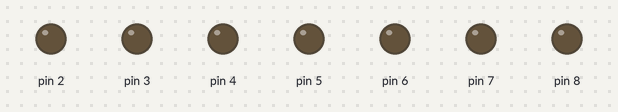
A sketch run on a simulated Arduino Uno, built with avr-gcc and run on an emulated ATmega328P. Parts: output pins drawn as LEDs (lit = HIGH).

Above: at 0.5 s.
At 1.5 s:
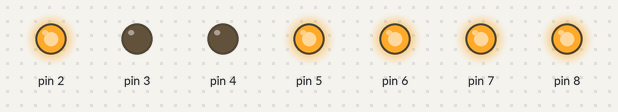
At 3.5 s:
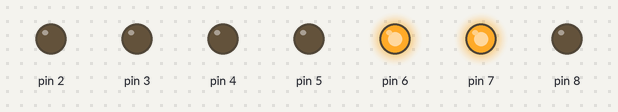
At 6.5 s:
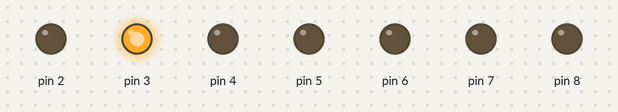
At 9.5 s:
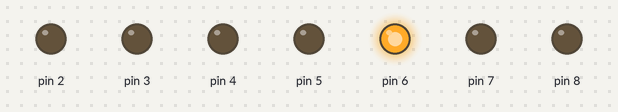
At 12.5 s:
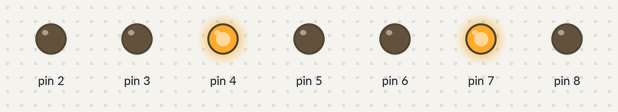
Timing chart, 0 to 13.0 s (numbered marks = the images above):
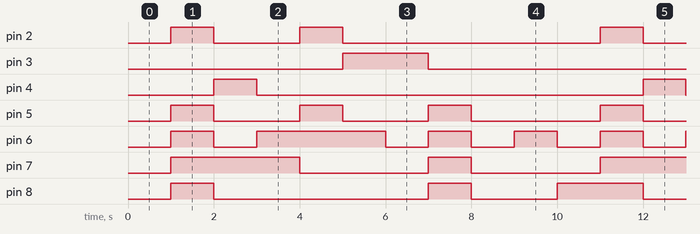

Measured:
- by itself, pin 2: repeats every 10.0 s: LOW 2.0 s, HIGH 1.0 s, LOW 6.0 s, HIGH 1.0 s
- by itself, pin 3: alternates HIGH for 2.0 s and LOW for 8.0 s
- by itself, pin 4: alternates HIGH for 1.0 s and LOW for 9.0 s
- by itself, pin 5: repeats every 10.0 s: 2 × (LOW 2.0 s, HIGH 1.0 s), LOW 3.0 s, HIGH 1.0 s
- by itself, pin 6: repeats every 10.0 s: LOW 1.0 s, HIGH 3.0 s, 3 × (LOW 1.0 s, HIGH 1.0 s)
- by itself, pin 7: repeats every 10.0 s: LOW 3.0 s, HIGH 1.0 s, LOW 3.0 s, HIGH 3.0 s
- by itself, pin 8: repeats every 10.0 s: LOW 5.0 s, HIGH 1.0 s, LOW 2.0 s, HIGH 2.0 s

The sketch:

7_seg___0_to_9__.ino
```cpp
int num;
bool state;
void setup() {
  pinMode(2,OUTPUT);
  pinMode(3,OUTPUT);
  pinMode(4,OUTPUT);
  pinMode(5,OUTPUT);
  pinMode(6,OUTPUT);
  pinMode(7,OUTPUT);
  pinMode(8,OUTPUT);
}

void loop() {
    num++;
    delay(1000);
  if(num>9)num=0;

switch(num){
  case 0:
  digitalWrite(2,LOW);
  digitalWrite(3,LOW);
  digitalWrite(4,LOW);
  digitalWrite(5,LOW);
  digitalWrite(6,LOW);
  digitalWrite(7,LOW);
  digitalWrite(8,HIGH);
  break;
    case 1:
  digitalWrite(2,HIGH);
  digitalWrite(3,LOW);
  digitalWrite(4,LOW);
  digitalWrite(5,HIGH);
  digitalWrite(6,HIGH);
  digitalWrite(7,HIGH);
  digitalWrite(8,HIGH);
  break;
  case 2:
  digitalWrite(2,LOW);
  digitalWrite(3,LOW);
  digitalWrite(4,HIGH);
  digitalWrite(5,LOW);
  digitalWrite(6,LOW);
  digitalWrite(7,HIGH);
  digitalWrite(8,LOW);
  break;
    case 3:
  digitalWrite(2,LOW);
  digitalWrite(3,LOW);
  digitalWrite(4,LOW);
  digitalWrite(5,LOW);
  digitalWrite(6,HIGH);
  digitalWrite(7,HIGH);
  digitalWrite(8,LOW);
  break;
    case 4:
  digitalWrite(2,HIGH);
  digitalWrite(3,LOW);
  digitalWrite(4,LOW);
  digitalWrite(5,HIGH);
  digitalWrite(6,HIGH);
  digitalWrite(7,LOW);
  digitalWrite(8,LOW);
  break;
    case 5:
  digitalWrite(2,LOW);
  digitalWrite(3,HIGH);
  digitalWrite(4,LOW);
  digitalWrite(5,LOW);
  digitalWrite(6,HIGH);
  digitalWrite(7,LOW);
  digitalWrite(8,LOW);
  break;
    case 6:
  digitalWrite(2,LOW);
  digitalWrite(3,HIGH);
  digitalWrite(4,LOW);
  digitalWrite(5,LOW);
  digitalWrite(6,LOW);
  digitalWrite(7,LOW);
  digitalWrite(8,LOW);
  break;
    case 7:
  digitalWrite(2,LOW);
  digitalWrite(3,LOW);
  digitalWrite(4,LOW);
  digitalWrite(5,HIGH);
  digitalWrite(6,HIGH);
  digitalWrite(7,HIGH);
  digitalWrite(8,HIGH);
  break;
  case 8:
  digitalWrite(2,LOW);
  digitalWrite(3,LOW);
  digitalWrite(4,LOW);
  digitalWrite(5,LOW);
  digitalWrite(6,LOW);
  digitalWrite(7,LOW);
  digitalWrite(8,LOW);
  break;
    case 9:
  digitalWrite(2,LOW);
  digitalWrite(3,LOW);
  digitalWrite(4,LOW);
  digitalWrite(5,LOW);
  digitalWrite(6,HIGH);
  digitalWrite(7,LOW);
  digitalWrite(8,LOW);
  break;
  }
}
```
